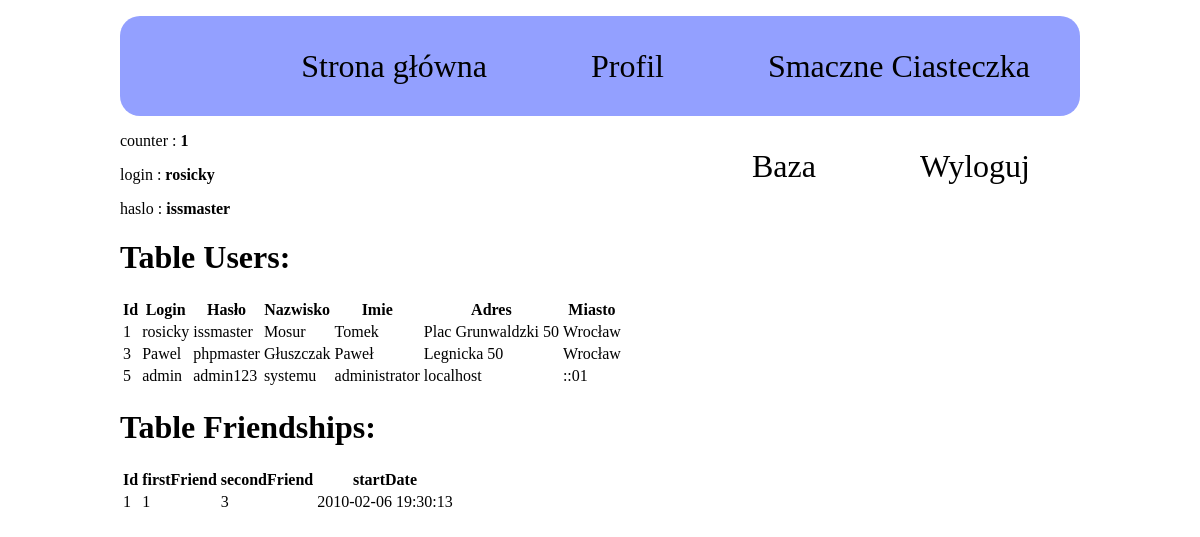
The page /databasePreview.php (signed in) on the database its author committed.
### tables this page shows
CREATE TABLE `users` (
  `id` int(11) NOT NULL,
  `login` varchar(50) NOT NULL,
  `password` varchar(50) NOT NULL,
  `nazwisko` varchar(50) DEFAULT NULL,
  `imie` varchar(50) DEFAULT NULL,
  `adres` varchar(200) DEFAULT NULL,
  `miasto` varchar(50) DEFAULT NULL
);

CREATE TABLE `friendships` (
  `id` int(11) NOT NULL,
  `firstFriend` int(11) DEFAULT NULL,
  `secondFriend` int(11) DEFAULT NULL,
  `startDate` varchar(200) DEFAULT NULL
);

### databasePreview.php (the view, shortened to what this page needs)
<?php session_start();
 $db = mysqli_connect("localhost","root","", "webdev")
    or die("Some error occurred during connection " . mysqli_error($db));
    mysqli_set_charset($db,"utf8");
?>
<!DOCTYPE HTML>
<html lang="pl">
<head>
</head>
<body>
<?php include("header.php"); ?>
    <div class="databasePreview">
        <h1> Table Users: </h1>
        <table>
            <tr>
                <th>Id</th>
                <th>Login</th>
                <th>Hasło</th>
                <th>Nazwisko</th>
                <th>Imie</th>
                <th>Adres</th>
                <th>Miasto</th>
            </tr>
            <?php
            $query = "SELECT * FROM Users";
            mysqli_query($db, $query) or die('Błąd przy pobieraniu danych z Tabeli Users');
            $result = mysqli_query($db, $query);
            while ($row = mysqli_fetch_array($result)) {
                echo "<tr>
                        <td>".$row['id']."</td>
                        <td>".$row['login']."</td>
                        <td>".$row['password']."</td>
                        <td>".$row['nazwisko']."</td>
                        <td>".$row['imie']."</td>
                        <td>".$row['adres']."</td>
                        <td>".$row['miasto']."</td>
                    </tr>";
            }
            ?>
        </table>
            <h1>Table Friendships: </h1>
            <table>
                <tr>
                    <th>Id</th>
                    <th>firstFriend</th>
                    <th>secondFriend</th>
                    <th>startDate</th>
                </tr>
            <?php
             $query = "SELECT * FROM Friendships";
            mysqli_query($db, $query) or die('Błąd przy pobieraniu danych z Tabeli Users');
            $result = mysqli_query($db, $query);
            while ($row = mysqli_fetch_array($result)) {
                echo "<tr>
                        <td>".$row['id']."</td>
                        <td>".$row['firstFriend']."</td>
                        <td>".$row['secondFriend']."</td>
                        <td>".$row['startDate']."</td>
                        </tr>";
            }
            ?>
        </table>
    </div>
</body>

### style.css (style rules this page uses)
body { width: 80%; margin: auto; }

### rows shown on the page
users: id "1", login "rosicky", password "issmaster", nazwisko "Mosur", imie "Tomek", adres "Plac Grunwaldzki 50", miasto "Wrocław"
users: id "3", login "Pawel", password "phpmaster", nazwisko "Głuszczak", imie "Paweł", adres "Legnicka 50", miasto "Wrocław"
users: id "5", login "admin", password "admin123", nazwisko "systemu", imie "administrator", adres "localhost", miasto "::01"
friendships: id "1", firstFriend "1", secondFriend "3", startDate "2010-02-06 19:30:13"

### other values the page prints
$data "counter"
$$data "1"
$data "login"
$$data "rosicky"
$data "haslo"
$$data "issmaster"
